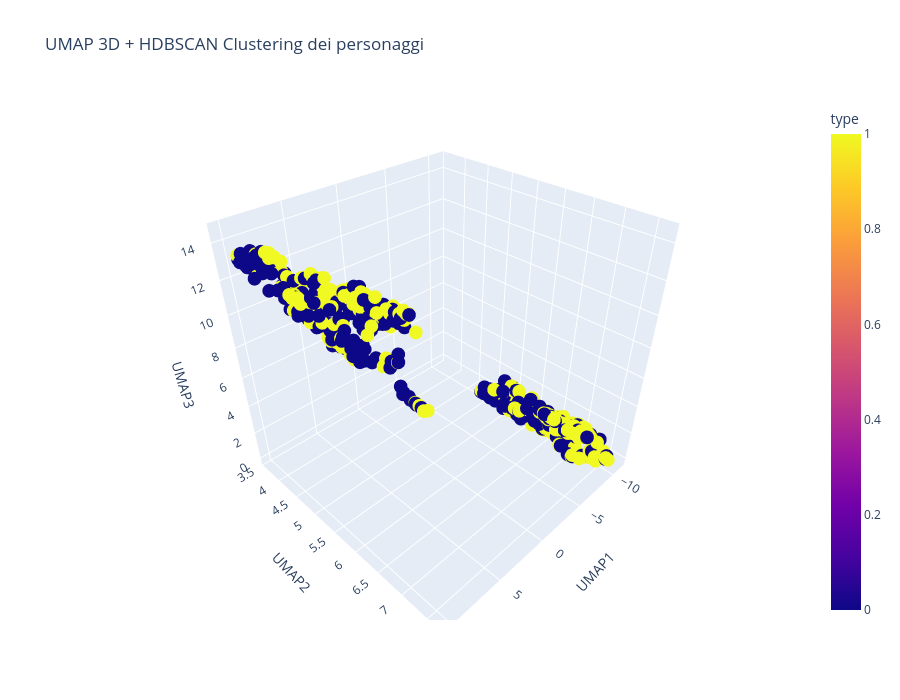

Notebook source saved alongside this figure:
### Code cell
# Visualizzazione 3D interattiva con Plotly
fig = px.scatter_3d(
    df_umap, x='UMAP1', y='UMAP2', z='UMAP3',
    color='type',  # puoi cambiare con 'label' per vedere adulti/bambini
    hover_data=['char_name', 'file_name', 'type', "Gender"],
    title="UMAP 3D + HDBSCAN Clustering dei personaggi"
)
fig.update_layout(width=900, height=700)
fig.show()

### Figure 1 — Plotly figure (JSON) as saved in the notebook; plotly's stock layout.template omitted (floating-point values rounded to 4 significant figures; data arrays with more than 128 entries replaced by an {"elided": "..."} marker saying what was removed)
{"data": [{"customdata": {"elided": "546x4 mixed values"}, "hovertemplate": "UMAP1=%{x}<br>UMAP2=%{y}<br>UMAP3=%{z}<br>char_name=%{customdata[0]}<br>file_name=%{customdata[1]}<br>type=%{marker.color}<br>Gender=%{customdata[3]}<extra></extra>", "legendgroup": "", "marker": {"color": {"elided": "546 float values"}, "coloraxis": "coloraxis", "symbol": "circle"}, "mode": "markers", "name": "", "scene": "scene", "showlegend": false, "type": "scatter3d", "x": {"elided": "546 float values"}, "y": {"elided": "546 float values"}, "z": {"elided": "546 float values"}}], "layout": {"coloraxis": {"colorbar": {"title": {"text": "type"}}, "colorscale": [[0, "#0d0887"], [0.1111, "#46039f"], [0.2222, "#7201a8"], [0.3333, "#9c179e"], [0.4444, "#bd3786"], [0.5556, "#d8576b"], [0.6667, "#ed7953"], [0.7778, "#fb9f3a"], [0.8889, "#fdca26"], [1, "#f0f921"]]}, "height": 700, "legend": {"tracegroupgap": 0}, "scene": {"domain": {"x": [0, 1], "y": [0, 1]}, "xaxis": {"title": {"text": "UMAP1"}}, "yaxis": {"title": {"text": "UMAP2"}}, "zaxis": {"title": {"text": "UMAP3"}}}, "title": {"text": "UMAP 3D + HDBSCAN Clustering dei personaggi"}, "width": 900}}
